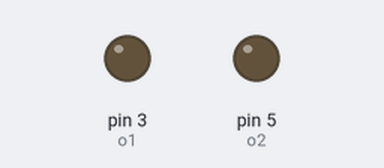
A sketch run on a simulated Arduino Uno, built with avr-gcc and run on an emulated ATmega328P. Parts: output pins drawn as LEDs (lit = HIGH).

Above: at 0.15 s.
At 39.85 s:
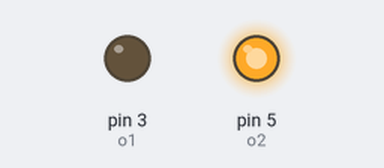
Timing chart, 0 to 40.0 s (numbered marks = the images above):
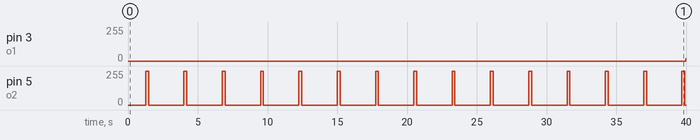

Measured:
- by itself, pin 3 (o1): 0/255 → 17/255 at 40.0 s
- by itself, pin 5 (o2): alternates 254/255 for 0.21 s and 0/255 for 2.5 s

The sketch:

controlMotor.ino
```cpp
void setup(){
}

void loop(){
  spin(0);

  delay(200);

  spin(1);
}

void spin(int d){
  int o1, o2;
  //モーターの強さ指定
  int val = 1; //0~255の値にする
  if(d == 0){
    o1 = 3;
    o2 = 5;
  }else{
    o1 = 5;
    o2 = 3;
  }

  digitalWrite(o1 , LOW);
  //valが大きいほど出力値も大きくなる
  for(val = 1; val < 255 ; val++){
    analogWrite(o2, val); //出力値:1~255
    delay(5);
  }
}
```
